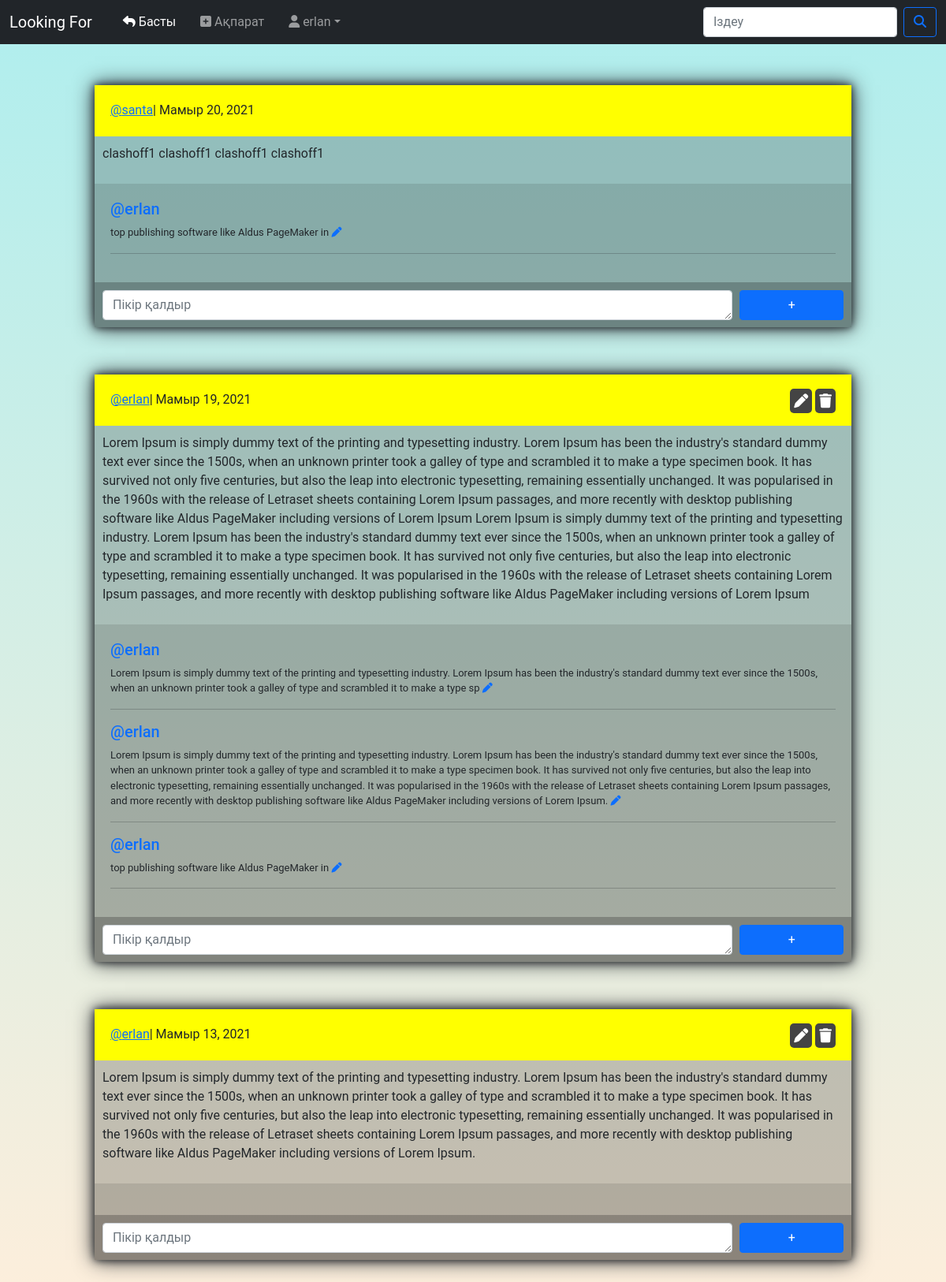
The app's page / (signed in), older data.
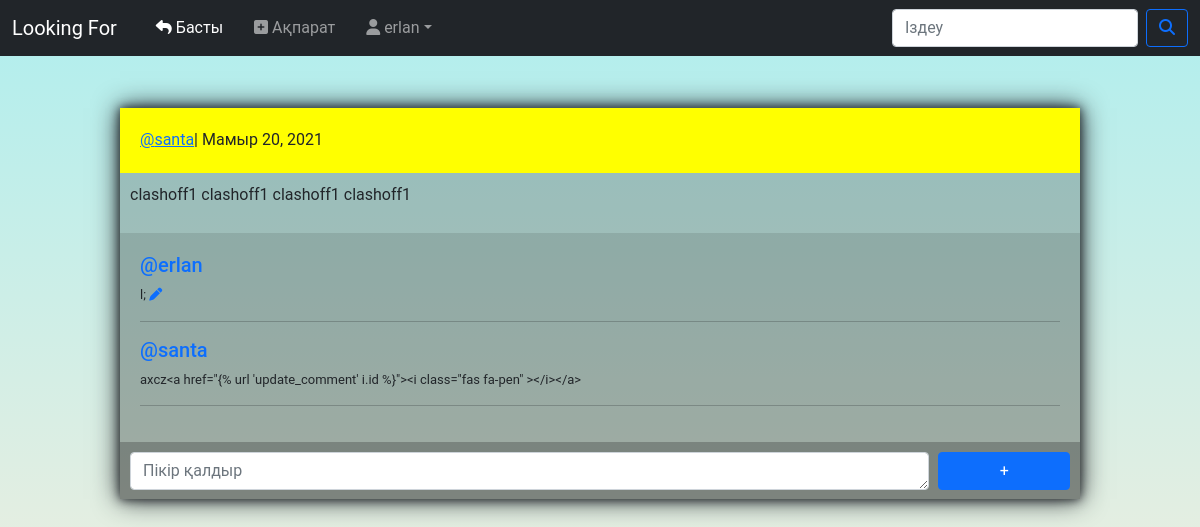
The same page, newer data.
### mainapp/models.py (models this page shows, shortened)
class Article(models.Model):
	author       = models.ForeignKey(User, on_delete=models.CASCADE)
	first_name   = models.CharField('Есіміңіз', max_length = 40)
	last_name    = models.CharField('Әкеңіз', max_length = 40, blank = True, default = 'Білмеймін')
	third_name   = models.CharField('Атаңыз', max_length = 40, blank = True, default = 'Білмеймін')
	fourth_name  = models.CharField('Атаңыздың әкесі', max_length = 40, blank = True, default = 'Білмеймін')
	fiveth_name  = models.CharField('Атаңыздың атасы', max_length = 40, blank = True, default = 'Білмеймін')
	sixth_name   = models.CharField('Атаңыздың атасының әкесі', max_length = 40, blank = True, default = 'Білмеймін')
	seventh_name = models.CharField('Оның атасы', max_length = 40, blank = True, default = 'Білмеймін')
	ru  = models.CharField('Ру', max_length = 90, blank = True, default = 'Білмеймін')
	jus = models.CharField('Жүз', max_length = 90, blank = True, default = 'Білмеймін')
	jynys = models.CharField('Жынысыныз', max_length = 150)
	biog         = models.TextField('Өзіңіз жайында') # категория ПОСТ болған жағдайда, ПОСТ денесі (body)
	birth_day    = models.CharField('Туылған күні', max_length = 3)
	birth_mounth = models.CharField('Туылған Айы', max_length = 20)
	birth_year   = models.CharField('Туылған Жылы', max_length = 150)
	date           = models.DateField('Уақыты', auto_now_add = True)
	contact_number = models.CharField('Байланыс телефоны', max_length = 11, blank = True)
	facebook       = models.CharField('Facebook', max_length = 250, blank = True)
	instagram	   = models.CharField('Instagram', max_length = 250)
	whatsapp	   = models.CharField('Whatsapp', max_length = 12, blank = True)
	category = models.CharField('Категория', max_length = 10, blank = True, default = 'Іздеу')

class Comment(models.Model):
	post   = models.ForeignKey(Article, on_delete=models.CASCADE)
	author = models.ForeignKey(User, on_delete=models.CASCADE)
	body   = models.TextField('Пікір')

### mainapp/views.py (the view)
# urls.py: path('', views.MainView.as_view(), name = 'home'),
class MainView(ListView):
	model = Article
	template_name = 'index/index.html'
	ordering = '-date'
	def get_context_data(self, **kwargs):
		context = super(MainView, self).get_context_data(**kwargs)
		context['comment'] = Comment.objects.all()
		return context

### mainapp/templates/index/index.html (shortened to what this page needs)
{% extends 'base.html' %}
{% load static %}
{% block content %}
<br>
	{% if user.is_authenticated %}
	{% if object_list %}
		{% for object in object_list %}
			{% if object.category == 'Іздеу' %}
			<div class="my-container">
				<div class="object-header">
					<div class="author-date">
						<a href="{% url 'profile' object.author.id %}"> @{{ object.author }} </a>  | {{ object.date }}
					</div>
					<div class="nav-icon">
						<div>
							<a href="{% url 'details' object.id %}" id="icon">
								<i class="fas fa-angle-double-right"></i></a>
							{% if object.author == request.user %}
							<a href="{% url 'update' object.id %}" id="icon">
								<i class="fas fa-pen" ></i></a>
							<a href="{% url 'delete' object.id %}" id="icon">
								<i class="fas fa-trash"></i></i></a>
							{% endif %}
						</div>
					</div>
				</div>
				<div class="object-body">
					<div class="object-name">
						<h4>
							{{ object.first_name }} {{ object.third_name }}
							{% if object.last_name %}
							{% if object.jynys == 'Ұл' %}
								{{ object.last_name }}ұлы
							{% elif object.jynys == 'Қыз' %}
								{{ object.last_name }}қызы
							{% endif %}
							{% endif %}
						</h4>
						<p><strong>Жүз: </strong>{{ object.jus }}</p>
						<p><strong>Ру: </strong>{{ object.ru }}</p>
						<p>{{ object.birth_day }} {{ object.birth_mounth }} {{ object.birth_year }}</p>
						{% if object.facebook %}
							<p class="btn-facebook"><i  style="font-size: 22px; " class="fab fa-facebook-square"></i> <a href="{{ object.facebook }}" target="_blank">{{ object.first_name }} {{ object.third_name }} </a></p>
						{% endif %}
						{% if object.instagram %}
							<p class="btn-instagram"><i style="font-size: 22px; "  class="fab fa-instagram-square"></i> <a href="{{ object.instagram }}" target="_blank">{{ object.first_name }} {{ object.third_name }} </a></p>
						{% endif %}
						{% if object.whatsapp %}
							<p class="btn-whatsapp"><i style="font-size: 22px; " class="fab fa-whatsapp-square"></i> {{ object.whatsapp }}</p>
						{% endif %}
					</div>
					<hr>
					<div class="object-biog">
						{{ object.biog }}
					</div>
				</div>
				<div class="my-container">
					<div class="object-header">
						<div class="author-date">
							<a href="{% url 'profile' object.author.id %}"> @{{ object.author }} </a>  | {{ object.date }}
						</div>
						<div class="nav-icon">
							<div>
								{% if object.author == request.user %}
								<a href="{% url 'update' object.id %}" id="icon">
									<i class="fas fa-pen" ></i></a>
								<a href="{% url 'delete' object.id %}" id="icon">
									<i class="fas fa-trash"></i></i></a>
								{% endif %}
							</div>
						</div>
					</div>
					<div class="category-post">
						<p>{{ object.biog }}</p>
					</div>
					<div class="comment-container">
					<div class="comment-block">
						{% if comment  %}
							{% for i in comment %}
								{% if i.post.id == object.id %}
									<div class="comment">
										<h5><a style="" href="{% url 'profile' i.author.id %}">@{{i.author}}</a></h5>
										<p>{{ i.body }}</p><hr>
									</div>
								{% endif %}
							{% endfor %}
						{% endif %}
					</div>
				</div>
				<div class="form-container">
						<form action="{% url 'add_comment' %}" method="POST">
							{% csrf_token %}
							<textarea name="body" cols="40" rows="1" class="form-control" placeholder="Пікір қалдыр" required id="id_body" style=""></textarea>
							<input type="hidden" name="post" required id="id_post" value="{{ object.id }}">
							<button type="submit" class="btn btn-primary"  style="">+</button>
						</form>
					</div>
				</div>
			{% elif object.category == 'Пост' %}
				<div class="my-container">
					<div class="object-header">
						<div class="author-date">
							<a href="{% url 'profile' object.author.id %}"> @{{ object.author }} </a>  | {{ object.date }}
						</div>
						<div class="nav-icon">
							<div>
								{% if object.author == request.user %}
								<a href="{% url 'update' object.id %}" id="icon">
									<i class="fas fa-pen" ></i></a>
								<a href="{% url 'delete' object.id %}" id="icon">
									<i class="fas fa-trash"></i></i></a>
								{% endif %}
							</div>
						</div>
					</div>
					<div class="category-post">
						<p>{{ object.biog }}</p>
					</div>
					<div class="comment-container">
					<div class="comment-block">
						{% if comment  %}
							{% for i in comment %}
								{% if i.post.id == object.id %}
									<div class="comment">
										<h5><a style="" href="{% url 'profile' i.author.id %}">@{{i.author}}</a></h5>
										<p>{{ i.body }}  {% if request.user == i.author %}<a href="{% url 'update_comment' i.id %}"><i class="fas fa-pen" ></i></a>{% endif %}</p><hr>
									</div>
								{% endif %}
							{% endfor %}
						{% endif %}
					</div>
				</div>
				<div class="form-container">
						<form action="{% url 'add_comment' %}" method="POST">
							<textarea name="body" cols="40" rows="1" class="form-control" placeholder="Пікір қалдыр" required id="id_body" style=""></textarea>
							<button type="submit" class="btn btn-primary"  style="">+</button>
						</form>
					</div>
				</div>
			{% endif %}
		{% endfor %}
	{% else %}<br><br>
	<br><br>
<br><br>
	<h1 style="text-align: center;">Іздегендер жоқ, мына жерден <a href="{% url 'add' %}">ақпарат қосуға</a> болады.</h1>
	{% endif %}
	<br><br><br><br>
	{% endif %}
{% endblock %}

### mainapp/templates/base.html (shortened to what this page needs)
{% load static %}
<!DOCTYPE html>
<html>
<head>
	<link rel="stylesheet" type="text/css" href="{% static 'main/style/style.css' %}">
    <link href="https://cdn.jsdelivr.net/npm/bootstrap@5.0.0-beta3/dist/css/bootstrap.min.css" rel="stylesheet">
</head>
<body>
	{% block header %}
	<nav class="navbar navbar-expand-md navbar-dark fixed-top bg-dark">
	  <div class="container-fluid">
	    <a class="navbar-brand" href="{% url 'home' %}">Looking For</a>
	    <div class="navbar-collapse collapse" id="navbarCollapse" style="">
	      <ul class="navbar-nav me-auto mb-2 mb-md-0">
	      	{% if user.is_authenticated %}
	        <li class="nav-item"  style="margin-left: 15px;">
	          <a class="nav-link active" aria-current="page" href="{% url 'home' %}"><i class="fas fa-reply"></i> Басты</a>
	        </li >
	        <li class="nav-item"  style="margin-left: 15px;">
	        	{% block add %}
	          <a class="nav-link" aria-current="page" href="{% url 'add' %}"><i class="fas fa-plus-square"></i> Ақпарат</a>
	        	 {% endblock %}
	        </li >
	        <li class="nav-item dropdown">
            <a class="nav-link dropdown-toggle" href="#" id="dropdown04" data-bs-toggle="dropdown" aria-expanded="false"><i class="fas fa-user"></i> {{ request.user}}</a>
          </li>
	      {% endif %}
	      </ul>
	      <form class="d-flex" method="get" action="{% url 'search' %}">
	        <input class="form-control me-2" name="q" type="search" placeholder="Іздеу" aria-label="Search">
	        <button class="btn btn-outline-primary" type="submit"><i class="fas fa-search"></i></button>
	      </form>
	    </div>
	  </div>
	</nav>
	{% endblock %}
	<br>
	<main>
		{% block content %}
		{% endblock %}
	</main>
</body>
</html>

### mainapp/static/main/style/style.css (style rules this page uses)
* { margin: 0; text-decoration: none; font-family: 'Roboto', sans-serif; outline: none; }
body { background: linear-gradient(#AFEEEE, #FFEEDB) fixed; }
.my-container { width: 80%; margin: auto; margin-top: 5%; background: rgba(0, 0, 0, 0.2); box-shadow: 0 0 10px, 0 0 25px; }
.author-date { display: flex; float: left; }
.object-header { padding: 20px; background: yellow; height: 65px; }
.category-post { padding: 10px; }
.comment-container { padding: 20px; font-size: 13px; background: rgba(0, 0, 0, 0.1); }
.comment { margin-bottom: 10px; }
.comment a { text-decoration: none; }
.form-container { padding: 10px; background: rgba(0, 0, 0, 0.3); }
.form-container form { height: 37px; }
.form-container form textarea { width: 85%; float: left; }
.form-container form button { width: 14%; float: right; }

Row changes from the older to the newer data that the page shows:
removed Article: author "erlan", date "Мамыр 19, 2021", biog "Lorem Ipsum is simply dummy text of the printing and typesetting industry. Lorem Ipsum has been the industry's standard dummy text ever since the 1500s, when an unknown printer took a galley of type and scrambled it to make a type specimen book. It has survived not only five centuries, but also the leap into electronic typesetting, remaining essentially unchanged. It was popularised in the 1960s with the release of Letraset sheets containing Lorem Ipsum passages, and more recently with desktop publishing software like Aldus PageMaker including versions of Lorem Ipsum Lorem Ipsum is simply dummy text of the printing and typesetting industry. Lorem Ipsum has been the industry's standard dummy…"
removed Comment: author "erlan", body "Lorem Ipsum is simply dummy text of the printing and typesetting industry. Lorem Ipsum has been the industry's standard dummy text ever since the 1500s, when an unknown printer took a galley of type and scrambled it to make a type sp"
removed Comment: author "erlan", body "Lorem Ipsum is simply dummy text of the printing and typesetting industry. Lorem Ipsum has been the industry's standard dummy text ever since the 1500s, when an unknown printer took a galley of type and scrambled it to make a type specimen book. It has survived not only five centuries, but also the leap into electronic typesetting, remaining essentially unchanged. It was popularised in the 1960s with the release of Letraset sheets containing Lorem Ipsum passages, and more recently with desktop publishing software like Aldus PageMaker including versions of Lorem Ipsum."
removed Comment: author "erlan", body "top publishing software like Aldus PageMaker in"
removed Article: author "erlan", date "Мамыр 13, 2021", biog "Lorem Ipsum is simply dummy text of the printing and typesetting industry. Lorem Ipsum has been the industry's standard dummy text ever since the 1500s, when an unknown printer took a galley of type and scrambled it to make a type specimen book. It has survived not only five centuries, but also the leap into electronic typesetting, remaining essentially unchanged. It was popularised in the 1960s with the release of Letraset sheets containing Lorem Ipsum passages, and more recently with desktop publishing software like Aldus PageMaker including versions of Lorem Ipsum."
changed Comment "erlan": body "top publishing software like Aldus PageMaker in" → "l;"
added Comment: author "santa", body "axcz<a href=\"{% url 'update_comment' i.id %}\"><i class=\"fas fa-pen\" ></i></a>"
